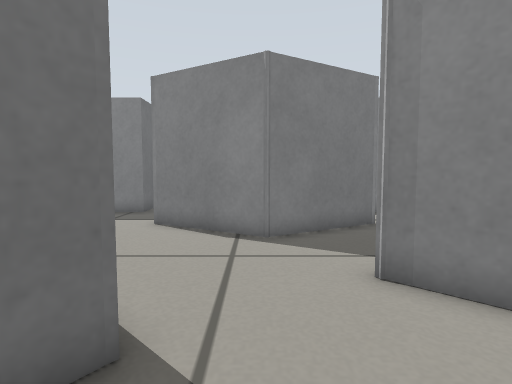
view 1 (above)

17 first-person views from a walk through a robot-simulator world made for Gazebo. The camera is 0.37 m above the floor, tilts 4° down and sees 80° across. The floor is counted in squares, 0.2 m on a side. Each view is taken from the middle of a square. On the plan, view 1 faces up. The plan holds only what a view shows up to about 16 squares ahead; the rest is blank.

view 2
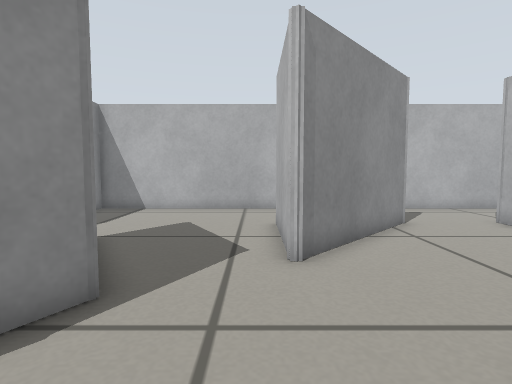

view 3
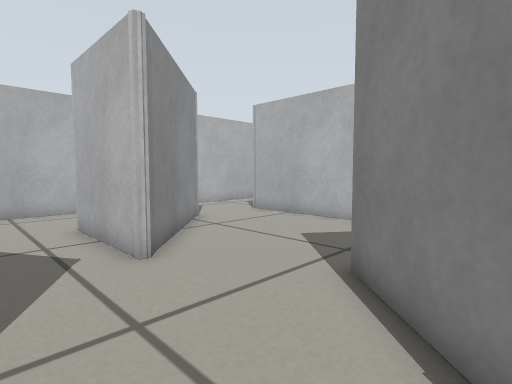

view 4
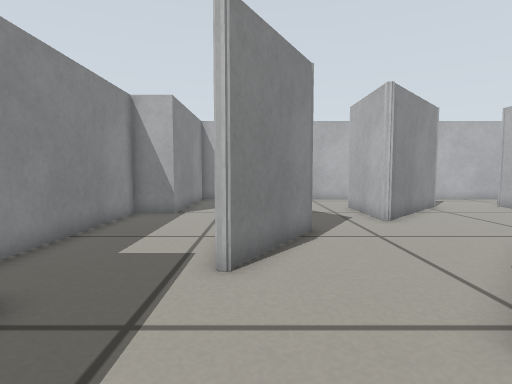

view 5
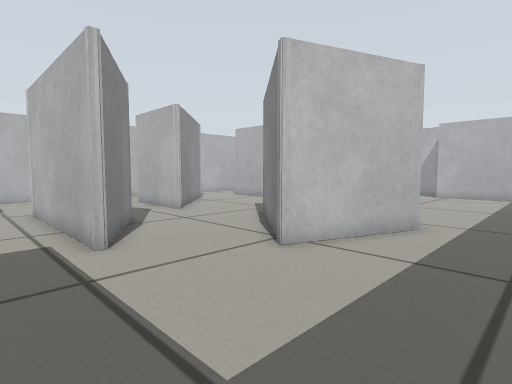

view 6
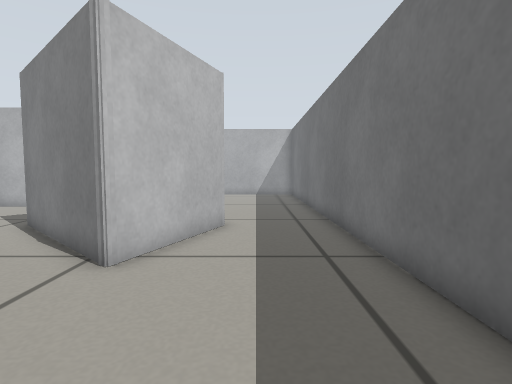

view 7
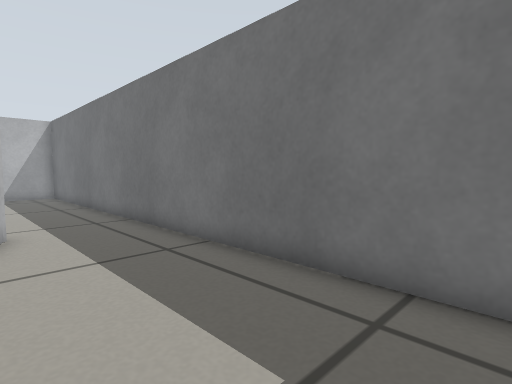

view 8
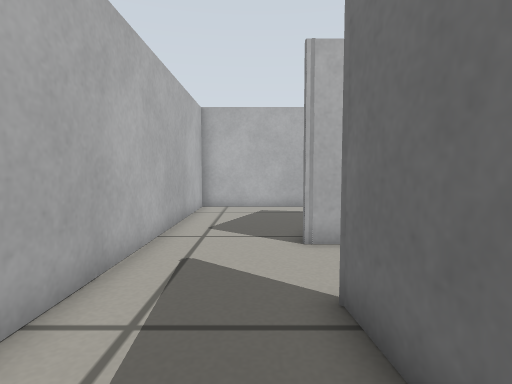

view 9
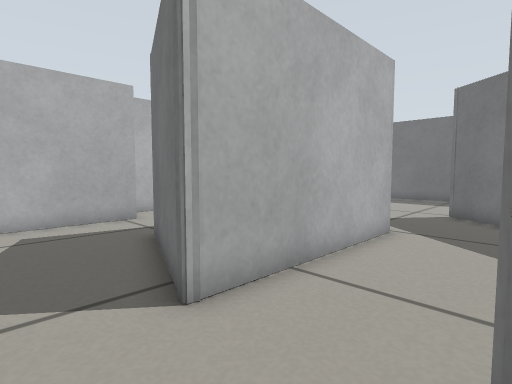

view 10
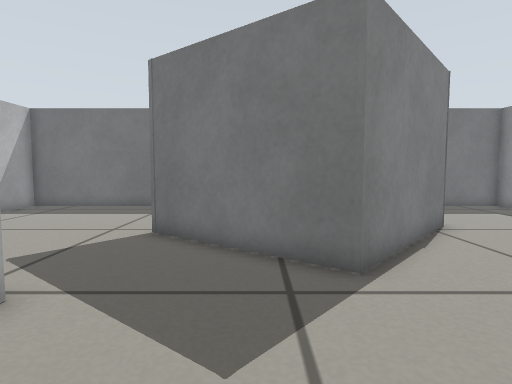

view 11
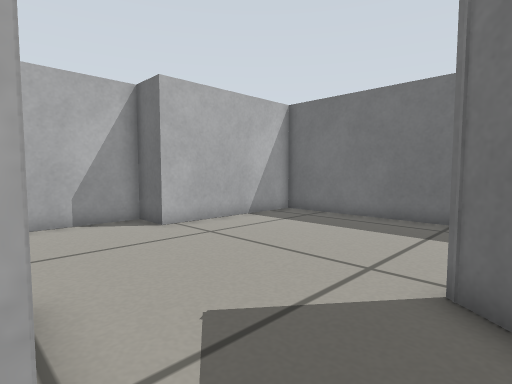

view 12
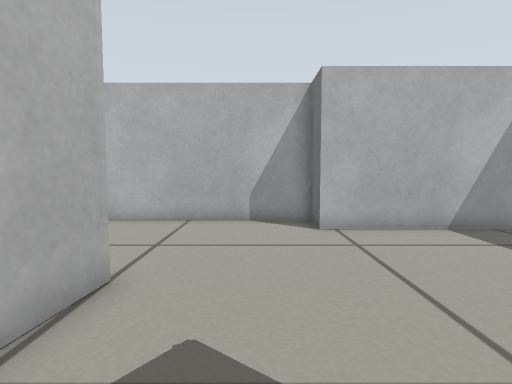

view 13
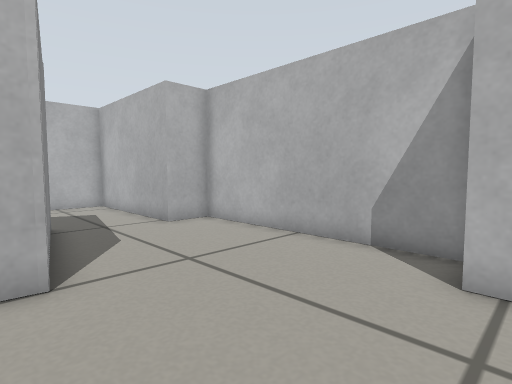

view 14
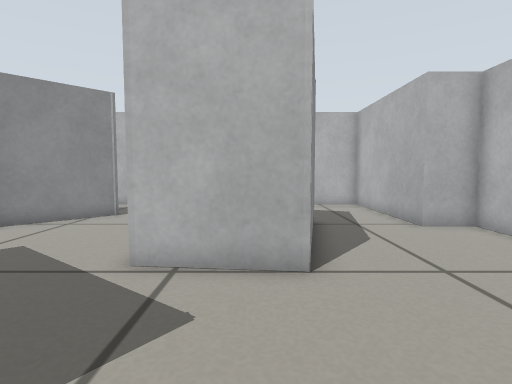

view 15
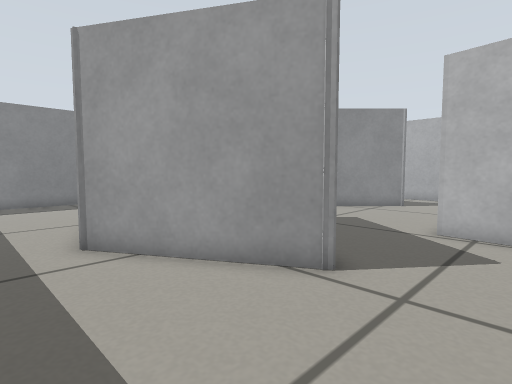

view 16
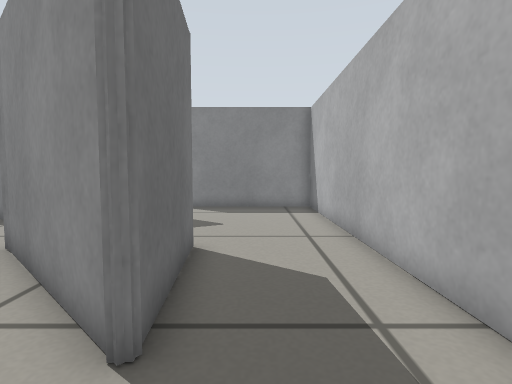

view 17
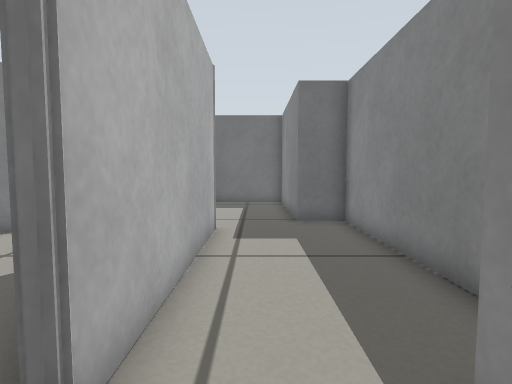

### Floor plan
Ten units are one square. View 1 is at (0, 0); x grows to the right and y downward. Boxes are objects, and circles mark ways between rooms. Rooms are numbered by the first view taken in them; rooms with no view inside come last. Other rooms are left out.
<svg viewBox="-123 -158 235 286">
<path fill="none" stroke="#000" d="M21 -52 22 -53 65 -53 68 -6 21 -52M42 -106 3 -83 -36 -106M-2 26 68 26 50 71 38 69M-36 -107 41 -107M-66 -62 -62 -73 -13 -29 -41 9M40 105 107 105 107 -135 40 -135 40 -153 -50 -153 -50 -135 -118 -135 -118 -75M-41 9 -50 21 -79 -28 -66 -62M38 69 -6 60 -2 26M-118 -75 -118 105 -50 105 -50 123 40 123 40 105"/>
<circle cx="-20" cy="27" r="3" fill="#2a7"/>
<circle cx="-95" cy="-65" r="3" fill="#2a7"/>
<circle cx="30" cy="90" r="3" fill="#2a7"/>
<text x="20" y="-50">1</text>
<text x="-60" y="50">2</text>
</svg>
Room 1 opens to room 2.

Where each view was taken, in squares from view 1:
view 1: 0 up, 0 right, facing up
view 2: 6 up, 4 left, facing right
view 3: 8 up, 4 left, facing down-right
view 4: 10 up, 9 left, facing right
view 5: 13 up, 11 left, facing down-right
view 6: 13 up, 9 left, facing down
view 7: 13 up, 7 left, facing down-left
view 8: 5 up, 8 right, facing down
view 9: 1 up, 9 right, facing down-left
view 10: 1 up, 4 right, facing left
view 11: 1 down, 0 right, facing down-left
view 12: 1 down, 3 left, facing down
view 13: 5 down, 6 left, facing down-right
view 14: 5 down, 6 left, facing right
view 15: 5 down, 10 left, facing up-right
view 16: 2 down, 8 right, facing up
view 17: 12 up, 6 right, facing left
